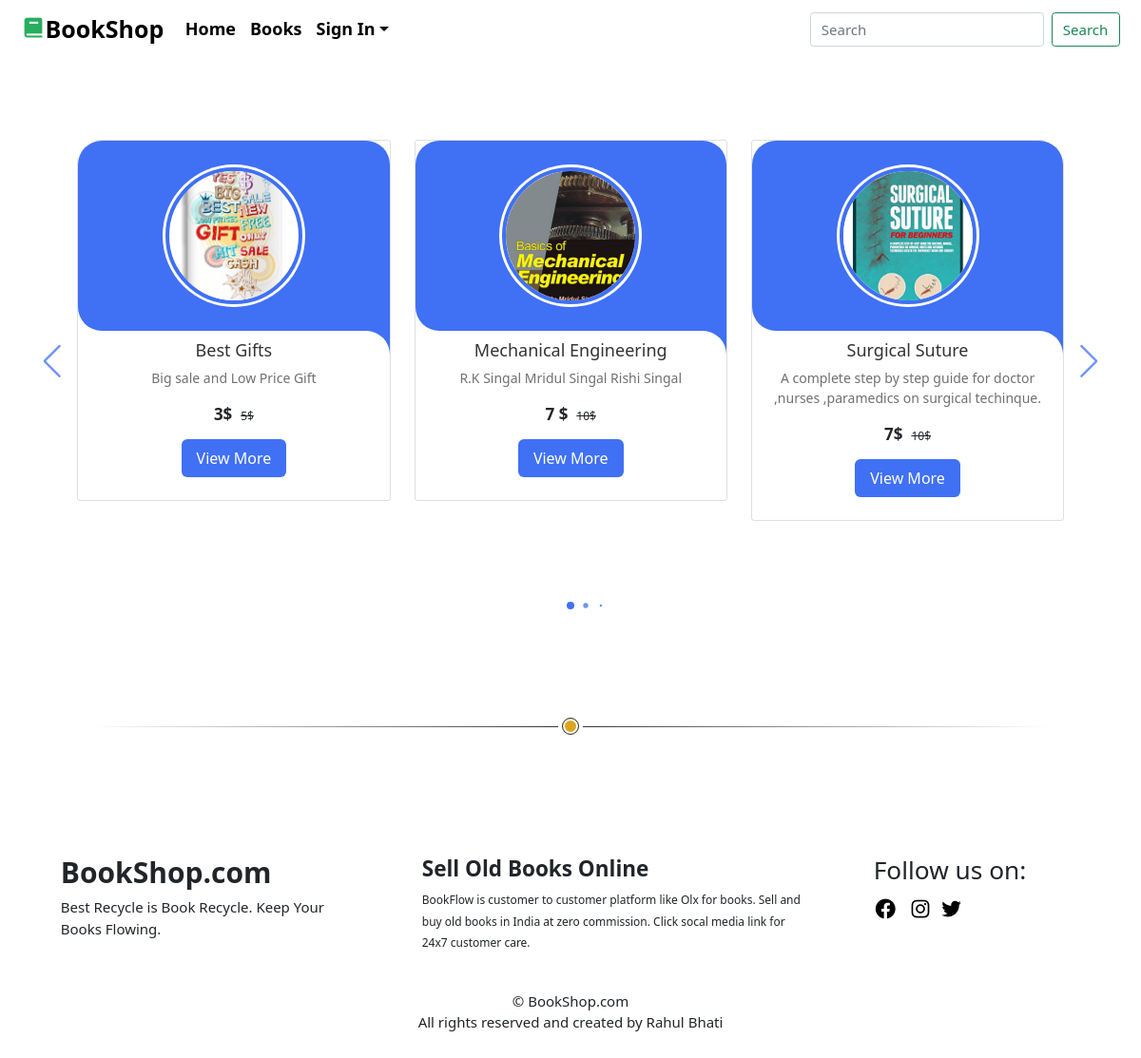
/index.php/welcome/view_book, run on the app's committed database.
### tables this page shows
CREATE TABLE `book_data` (
  `sn` int(11) NOT NULL,
  `code` varchar(255) NOT NULL,
  `title` varchar(255) NOT NULL,
  `detail` mediumblob NOT NULL,
  `category` varchar(255) NOT NULL,
  `price` varchar(222) NOT NULL,
  `mrp` varchar(255) NOT NULL,
  `email` varchar(255) NOT NULL
);

### application/controllers/Welcome.php (called while the page is built, shortened)
<?php
class Welcome extends CI_Controller {
	public function	__construct(){
		$this->load->helper('form');
		$this->load->helper('url');
		$this->load->helper('cookie');
		$this->load->database();
		$this->load->library('session');
		$this->load->model("Record");
	}
	public function view_book(){
		$this->load->view('view_book');
	}
}

### index.php (called while the page is built, shortened)
<?php
require_once BASEPATH.'core/CodeIgniter.php';

### application/views/view_book.php (the view, shortened to what this page needs)
<?php
$flag=0;
if(!get_cookie("login") || !$this->session->userdata(get_cookie("login"))){
     $flag=0;
}
else{
	$flag=1;
}
?>
<!DOCTYPE html>
<html lang="en">
<head>
	<link href='https://unpkg.com/boxicons@2.0.7/css/boxicons.min.css' rel='stylesheet'>
	<link rel="stylesheet" href="<?php echo base_url()."assets/css/w3.css"; ?>" >
	<link rel="stylesheet" href="<?php echo base_url()."assets/css/swiper-bundle.min.css"; ?>" >
	<link rel="stylesheet" href="<?php echo base_url()."assets/css/style.css"; ?>" >
	<link href="https://cdn.jsdelivr.net/npm/bootstrap@5.1.3/dist/css/bootstrap.min.css" rel="stylesheet">
</head>
<body>
	<div class="container-fluid" style="font-size:18px;;font-weight:550">
		<nav class="navbar navbar-expand-lg">
			<div class="container-fluid">
				<a class="navbar-brand" style="font-size:25px;font-weight:600px;" href="<?php echo base_url();?>"><i class="bx bxs-book" style="color:#27ae60;"></i>BookShop</a>
				<div class="collapse navbar-collapse" id="navbarSupportedContent">
					<ul class="navbar-nav me-auto mb-2 mb-lg-0">
					<li class="nav-item">
						<a style="color: black;" class="nav-link active" aria-current="page" href="<?php echo base_url();?>">Home</a>
					</li>
					<li class="nav-item">
						<a style="color: black;" class="nav-link" href="<?php echo base_url()."index.php/Welcome/books";?>">Books</a>
					</li>
					<?php
						if($flag==0){
					?>
					<li class="nav-item dropdown" style="color: black;">
						<a class="nav-link dropdown-toggle" role="button" data-bs-toggle="dropdown" style="color: black;">Sign In</a>
					</li>
							<?php
						}
					?>
					</ul>
					<form action="<?php echo base_url()."index.php/Welcome/search"; ?>" class="d-flex" method="post">
					<input class="form-control me-2" type="search" name="search" placeholder="Search" aria-label="Search">
					<button class="btn btn-outline-success" type="submit">Search</button>
					</form>
				</div>
			</div>
		</nav>
	</div>
	<br><br>
	<?php
	$category = "";
	$code = $this->uri->segment('3');
	$this->db->select('*');
	$this->db->from('book_data');
	$this->db->where("code",$code);
	?>
	<div class="container">
		<div class="slide-container swiper">
			<div class="slide-content">
				<div class="card-wrapper swiper-wrapper">
					<?php
					$check=0;
					if($flag==1){
						$email = get_cookie('login');
						$multiwhere = ['category'=>$category,'email!='=>$email,'code!='=>$this->uri->segment('3')];
					}else{
						$multiwhere = ['category'=>$category,'code!='=>$this->uri->segment('3')];
					}
					$this->db->select('*');
					$this->db->from('book_data');
					$this->db->where($multiwhere);
					$this->db->limit(10);
					$query = $this->db->get();
					if($check>3){
						foreach($query->result() as $row){
						?>
						<div class="card swiper-slide">
						<div class="image-content">
							<span class="overlay"></span>
							<div class="card-image">
								<img src="<?php echo base_url()."uploads/".$row->code.".png";?>" alt="" class="card-img">
							</div>
						</div>
						<div class="card-content">
							<h2 class="name"><?php echo $row->title; ?></h2>
							<p class="description"><?php echo $row->detail; ?></p>
							<span style="font-size:17px;font-weight: 600;"><?php echo $row->price; ?> &nbsp;<span style="font-size:12px;font-weight: 500;"><s><?php echo $row->mrp; ?></s></span></span>
							<button class="button"><a href="<?php echo base_url()."index.php/Welcome/view_book/".$row->code;?>" style="color: white;">View More</a></button>
						</div>
						</div>
						<?php
						}
					}else{
						$this->db->select('*');
						$this->db->from('book_data');
						$this->db->order_by('rand()');
						$this->db->limit(10);
						$query = $this->db->get();
						foreach($query->result() as $row){
						?>
						<div class="card swiper-slide">
							<div class="image-content">
								<div class="card-image">
									<img src="<?php echo base_url()."uploads/".$row->code.".png";?>" alt="" class="card-img">
								</div>
							</div>
							<div class="card-content">
								<h2 class="name"><?php echo $row->title; ?></h2>
								<p class="description"><?php echo $row->detail; ?></p>
								<span style="font-size:17px;font-weight: 600;"><?php echo $row->price; ?> &nbsp;<span style="font-size:12px;font-weight: 500;"><s><?php echo $row->mrp; ?></s></span></span>
								<button class="button"><a href="<?php echo base_url()."index.php/Welcome/view_book/".$row->code;?>" style="color: white;">View More</a></button>
							</div>
						</div>
					<?php
						}
					}
					?>
				</div>
			</div>
			<div class="swiper-button-next swiper-navBtn"></div>
			<div class="swiper-button-prev swiper-navBtn"></div>
			<div class="swiper-pagination"></div>
		</div>
	</div>
	<br>
	<div class="container">
		<div class="col-sm-12">
			<div class="row">
				<div class="wrapper">
				<div class="divider div-transparent div-dot"></div>
				</div><br><br>
			</div><br><br>
			<div class="row" style="margin-bottom:10px;">
				<div class="col-sm-4">
					<div class="container">
						<h2 style="font-weight: 700;">BookShop.com</h2>
						<span style="font-weight: 500;">Best Recycle is Book Recycle. Keep Your Books Flowing.</span>
					</div>
				</div>
				<div class="col-sm-5">
					<div class="container">
						<h4 style="font-weight: 550;">Sell Old Books Online</h4>
						<span style="font-weight: 400;font-size:12px;">BookFlow is customer to customer platform like Olx for books. Sell and buy old books in India at zero commission. Click socal media link for 24x7 customer care.</span>
					</div>
				</div>
				<div class="col-sm-3">
					<div class="container">
						<h3>Follow us on:</h3>
						<a href="" style="font-size:25px;color:black;"><i class='bx bxl-facebook-circle'></i></a> &nbsp;
						<a href="" style="font-size:25px;color:black;"><i class='bx bxl-instagram' ></i></a>&nbsp;
						<a href="" style="font-size:25px;color:black;"><i class='bx bxl-twitter' ></i></a>
					</div>
				</div>
				<div class="col-sm-12" style="padding:40px;">
					<center>© BookShop.com <br> All rights reserved and created by Rahul Bhati</center>
				</div>
			</div>
		</div>
	</div>
</body>
</html>

### assets/css/w3.css (style rules this page uses)
*,*:before,*:after { box-sizing:inherit }
html { -ms-text-size-adjust:100%;-webkit-text-size-adjust:100% }
body { margin:0 }
article,aside,details,figcaption,figure,footer,header,main,menu,nav,section { display:block }
a { background-color:transparent }
img { border-style:none }
button,input,select,textarea,optgroup { font:inherit;margin:0 }
button,input { overflow:visible }
button,select { text-transform:none }
button,[type=button],[type=reset],[type=submit] { -webkit-appearance:button }
[type=search] { -webkit-appearance:textfield;outline-offset:-2px }
html,body { font-family:Verdana,sans-serif;font-size:15px;line-height:1.5 }
html { overflow-x:hidden }
h2 { font-size:30px }
h3 { font-size:24px }
h4 { font-size:20px }
h1,h2,h3,h4,h5,h6 { font-family:"Segoe UI",Arial,sans-serif;font-weight:400;margin:10px 0 }
img { vertical-align:middle }
a { color:inherit }

### assets/css/style.css (style rules this page uses)
body { font-family: 'Montserrat', sans-serif; }
ul li { color: black; }
.slide-container { max-width: 1120px; width: 100%; padding: 40px 0; }
.slide-content { margin: 0 40px; overflow: hidden; border-radius: 25px; }
.card { border-radius: 25px; background-color: #FFF; }
.image-content, .card-content { display: flex; flex-direction: column; align-items: center; padding: 10px 14px; }
.image-content { position: relative; row-gap: 5px; padding: 25px 0; }
.card-image { position: relative; height: 150px; width: 150px; border-radius: 50%; background: #FFF; padding: 3px; }
.card-image .card-img { height: 100%; width: 100%; object-fit: cover; border-radius: 50%; border: 4px solid #4070F4; }
.name { font-size: 18px; font-weight: 500; color: #333; }
.description { font-size: 14px; color: #707070; text-align: center; }
.button { border: none; font-size: 16px; color: #FFF; padding: 8px 16px; background-color: #4070F4; border-radius: 6px; margin: 14px; cursor: pointer; transition: all 0.3s ease; }
.swiper-navBtn { color: #6E93f7; transition: color 0.3s ease; }
.swiper-navBtn::before, .swiper-navBtn::after { font-size: 35px; }
.swiper-button-next { right: 0; }
.swiper-button-prev { left: 0; }
.wrapper { padding-bottom: 90px; }
.divider { position: relative; margin-top: 90px; height: 1px; }
.div-transparent:before { content: ""; position: absolute; top: 0; left: 5%; right: 5%; width: 90%; height: 1px; background-image: linear-gradient(to right, transparent, rgb(48,49,51), transparent); }
.div-dot:after { content: ""; position: absolute; z-index: 1; top: -9px; left: calc(50% - 9px); width: 18px; height: 18px; background-color: goldenrod; border: 1px solid rgb(48,49,51); border-radius: 50%; box-shadow: inset 0 0 0 2px white, 0 0 0 4px white; }

### data on the page
book_data: code (picture), title "Best Gifts", detail "Big sale and Low Price Gift", price "3$", mrp "5$"
book_data: code (picture), title "Mechanical Engineering", detail "R.K Singal Mridul Singal Rishi Singal", price "7 $", mrp "10$"
book_data: code (picture), title "Surgical Suture", detail "A complete step by step guide for doctor ,nurses ,paramedics on surgical techinque.", price "7$", mrp "10$"
